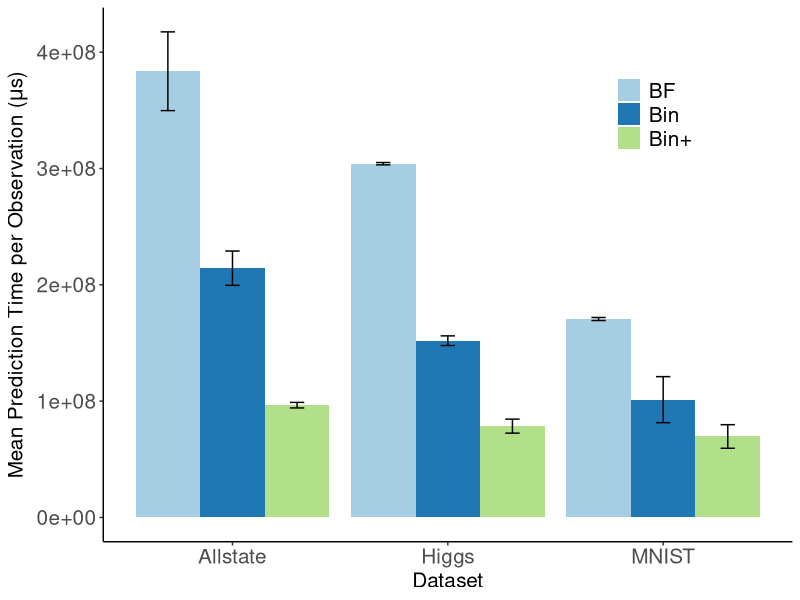

Generate this figure with R:
# ---
# title: "Test speed-up and scale-up of R-Rerf against xg and ranger"
# author: "James Browne"
# date: "Oct 10 2017"
# output: html_document
# ---
library(ggplot2)
library(plyr)

data_summary <- function(data, varname, groupnames){
      require(plyr)
  summary_func <- function(x, col){
          c(mean = mean(x[[col]], na.rm=TRUE),
                  sd = sd(x[[col]], na.rm=TRUE))
    }
    data_sum<-ddply(data, groupnames, .fun=summary_func,
                                      varname)
    data_sum <- rename(data_sum, c("mean" = varname))
     return(data_sum)
}


mydata <- read.csv(file="figure6.csv", header=FALSE)
mydata$V1 <- as.character(mydata$V1)
#normalize based on number of test observations
z <- mydata$V1 == "mnist "
mydata[z,]$V3 <- mydata[z,]$V3/10000*100000
mydata[z,]$V1 <- "MNIST"
z <- mydata$V1 == "higgs "
mydata[z,]$V3 <- mydata[z,]$V3/25000*100000
mydata[z,]$V1 <- "Higgs"
z <- mydata$V1 == "allstate "
mydata[z,]$V3 <- mydata[z,]$V3/50000*100000
mydata[z,]$V1 <- "Allstate"

mydata <- data_summary(mydata,varname="V3",groupnames=c("V1","V2"))
mydata$V1 <- as.factor(mydata$V1)
mydata$V2 <- as.character(mydata$V2)

#just show 0,2,and7
z <- mydata$V2 == "0" | mydata$V2 == "6" | mydata$V2 == "7"
mydata <- mydata[z,]

mydata$V2 <- revalue(mydata$V2, c("0"="BF", "1"="DF", "2"="DF-","4"="Stat", "6"="Bin", "7"="Bin+"))

leg <- theme(legend.text = element_text(size = 15), legend.title=element_blank(), plot.title = element_text(size = 16,  face="bold"), plot.subtitle = element_text(size = 12),axis.title.x = element_text(size=15), axis.text.x = element_text(size=15), axis.title.y = element_text(size=15), axis.text.y = element_text(size=15))

p <- ggplot(mydata, aes(x=V1, y=V3, fill=V2)) + 
       geom_bar(stat="identity", position=position_dodge()) +
         geom_errorbar(aes(ymin=V3-sd, ymax=V3+sd), width=.2,
                                        position=position_dodge(.9))
  
p <- p + scale_fill_brewer(palette="Paired") + theme_classic() + leg
p <- p + guides(fill=guide_legend(title="Layout Scheme"))
    p <- p + theme(legend.position = c(.8,.8))
#p <- p + labs(title = "Memory Layout Prediction Time")
p <- p + labs(x = "Dataset", y =expression(paste("Mean Prediction Time per Observation (", mu, "s)")))




png(file="figure6.png")
print(p)
dev.off()
